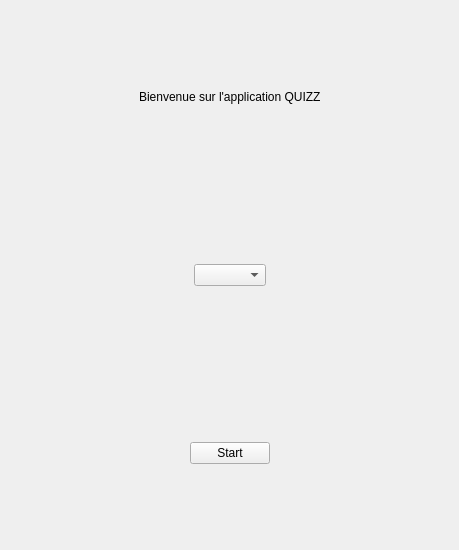
<?xml version="1.0" encoding="UTF-8"?>
<ui version="4.0">
 <class>MainWindow</class>
 <widget class="QMainWindow" name="MainWindow">
  <property name="geometry">
   <rect>
    <x>0</x>
    <y>0</y>
    <width>459</width>
    <height>550</height>
   </rect>
  </property>
  <property name="windowTitle">
   <string>MainWindow</string>
  </property>
  <widget class="QWidget" name="ApplicationGlobale">
   <layout class="QVBoxLayout" name="verticalLayout_2">
    <item>
     <widget class="QWidget" name="ZoneLabel" native="true">
      <layout class="QHBoxLayout" name="horizontalLayout">
       <item>
        <spacer name="espaceGauche_3">
         <property name="orientation">
          <enum>Qt::Horizontal</enum>
         </property>
         <property name="sizeHint" stdset="0">
          <size>
           <width>40</width>
           <height>20</height>
          </size>
         </property>
        </spacer>
       </item>
       <item>
        <widget class="QLabel" name="label_bienvenue">
         <property name="text">
          <string>Bienvenue sur l'application QUIZZ</string>
         </property>
        </widget>
       </item>
       <item>
        <spacer name="espaceDroit_3">
         <property name="orientation">
          <enum>Qt::Horizontal</enum>
         </property>
         <property name="sizeHint" stdset="0">
          <size>
           <width>40</width>
           <height>20</height>
          </size>
         </property>
        </spacer>
       </item>
      </layout>
     </widget>
    </item>
    <item>
     <widget class="QWidget" name="ZoneComboBox" native="true">
      <layout class="QHBoxLayout" name="horizontalLayout_2">
       <item>
        <spacer name="espaceGauche">
         <property name="orientation">
          <enum>Qt::Horizontal</enum>
         </property>
         <property name="sizeHint" stdset="0">
          <size>
           <width>40</width>
           <height>20</height>
          </size>
         </property>
        </spacer>
       </item>
       <item>
        <widget class="QComboBox" name="comboBox_com"/>
       </item>
       <item>
        <spacer name="espaceDroit">
         <property name="orientation">
          <enum>Qt::Horizontal</enum>
         </property>
         <property name="sizeHint" stdset="0">
          <size>
           <width>40</width>
           <height>20</height>
          </size>
         </property>
        </spacer>
       </item>
      </layout>
     </widget>
    </item>
    <item>
     <widget class="QWidget" name="ZoneBouton" native="true">
      <layout class="QHBoxLayout" name="horizontalLayout_3">
       <item>
        <spacer name="espaceGauche_2">
         <property name="orientation">
          <enum>Qt::Horizontal</enum>
         </property>
         <property name="sizeHint" stdset="0">
          <size>
           <width>40</width>
           <height>20</height>
          </size>
         </property>
        </spacer>
       </item>
       <item>
        <widget class="QPushButton" name="button_start">
         <property name="enabled">
          <bool>true</bool>
         </property>
         <property name="text">
          <string>Start</string>
         </property>
        </widget>
       </item>
       <item>
        <spacer name="espaceDroit_2">
         <property name="orientation">
          <enum>Qt::Horizontal</enum>
         </property>
         <property name="sizeHint" stdset="0">
          <size>
           <width>40</width>
           <height>20</height>
          </size>
         </property>
        </spacer>
       </item>
      </layout>
     </widget>
    </item>
   </layout>
  </widget>
 </widget>
 <layoutdefault spacing="6" margin="11"/>
 <resources/>
 <connections/>
</ui>
